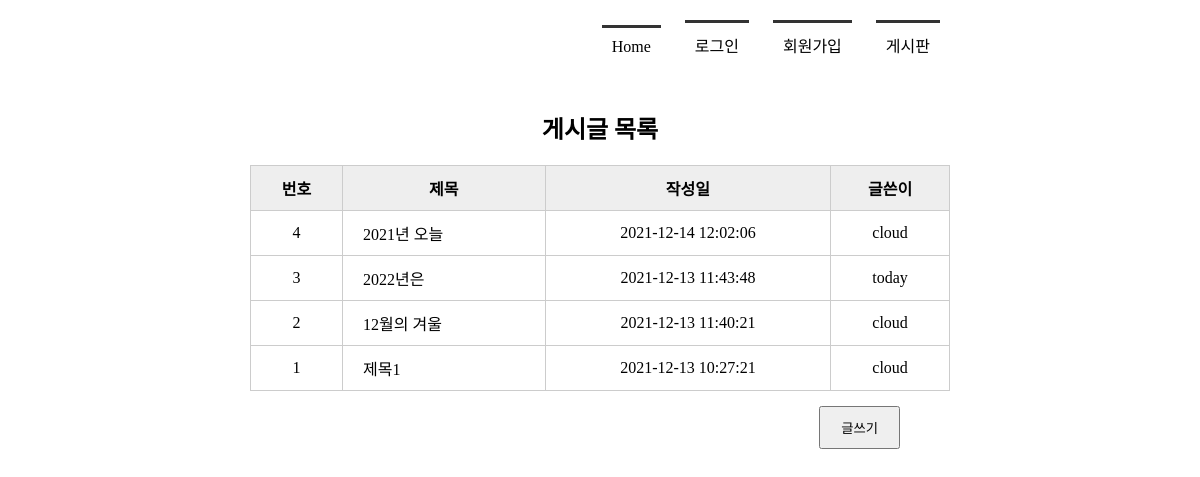
The app's page /boardlist/, older data.
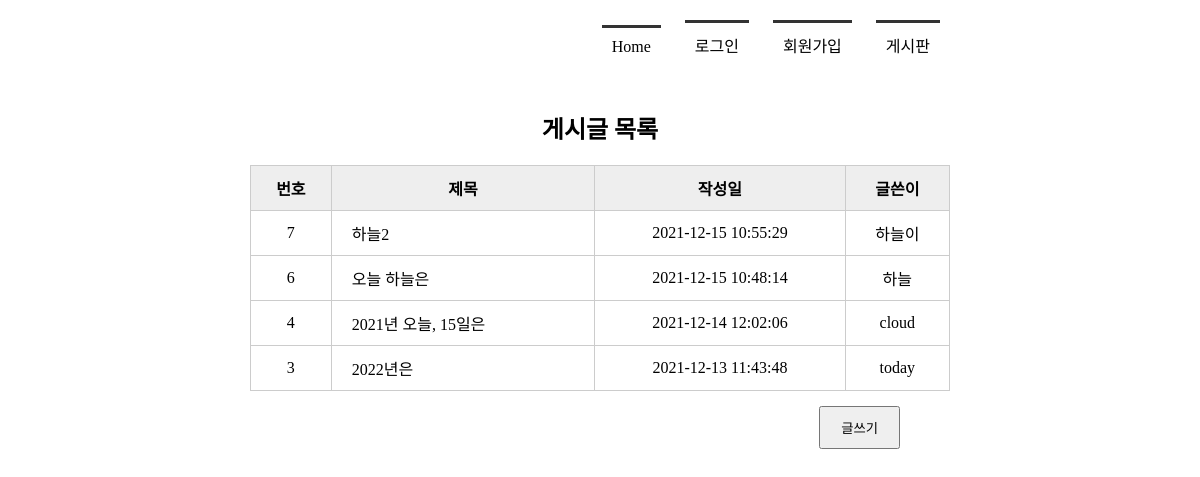
The same page, newer data.
### tables this page shows
CREATE TABLE board(
        bno INTEGER PRIMARY KEY AUTOINCREMENT,
        title TEXT NOT NULL,
        content TEXT NOT NULL,
        create_date TIMESTAMP DATE DEFAULT (datetime('now', 'localtime')),
        mid CHAR(5) NOT NULL,
        FOREIGN KEY(mid) REFERENCES member(mid)
    );

### app.py (the view)
@app.route('/boardlist/')
def boardlist():
    conn = getconn()
    cur = conn.cursor()
    sql = "SELECT * FROM board ORDER BY bno DESC"
    cur.execute(sql)
    rs = cur.fetchall()
    conn.close()
    return render_template('boardlist.html', rs=rs)

### app.py (called while the page is built)
def getconn():
    conn = sqlite3.connect('./memberdb.db')
    return conn

### templates/boardlist.html (shortened to what this page needs)
<!DOCTYPE html>
<html lang="ko">
<head>
    <link rel="stylesheet" href="{{ url_for('static', filename='css/style.css') }}">
</head>
<body>
    <div id="container">
        {% include 'navbar.html' %}
        <section>
            <h1>게시글 목록</h1>
            <table class="tbl_bo_list">
                <tr>
                    <th>번호</th>
                    <th>제목</th>
                    <th>작성일</th>
                    <th>글쓴이</th>
                </tr>
                {% for i in rs %}
                <tr>
                    <td>{{ i[0] }}</td>
                    <td><a href="{{ url_for('board_view', bno=i[0]) }}">{{ i[1] }}</a></td>
                    <td>{{ i[3] }}</td>
                    <td>{{ i[4] }}</td>
                </tr>
                {% endfor %}
            </table>
            <div class="btn_write">
                <input type="button" value="글쓰기" onclick="goWrite()">
            </div>
        </section>
    </div>
</body>
</html>

### templates/navbar.html
<header>
    <nav>
       <ul>
           {% if session %}
           <li><a href="{{ url_for('index') }}">Home</a></li>
           <li><a href="{{ url_for('logout') }}">({{ session['userName'] }}님)로그아웃</a></li>
           <li><a href="{{ url_for('memberlist') }}">회원목록</a></li>
           <li><a href="{{ url_for('boardlist') }}">게시판</a></li>
           {% else %}
           <li><a href="{{ url_for('index') }}">Home</a></li>
           <li><a href="{{ url_for('login') }}">로그인</a></li>
           <li><a href="{{ url_for('register') }}">회원가입</a></li>
           <li><a href="{{ url_for('boardlist') }}">게시판</a></li>
           {% endif %}
       </ul>
    </nav>
</header>

### static/css/style.css (style rules this page uses)
* { margin: 0; padding: 0 }
#container { width: 1000px; margin: 10px auto; }
header { height: 100px; }
nav ul { list-style: none; text-align: right; margin-right: 150px }
nav ul li { display: inline-block; margin: 10px; border-top: 3px solid #333; padding: 10px; }
nav ul li a { text-decoration: none; color: #000 }
section { text-align: center }
section table { width: 600px; margin: 0 auto; border-collapse: collapse; }
section h1 { margin-bottom: 20px; }
section table, th, td { border: 1px solid #ccc; padding: 10px; }
section table th { background-color: #eee; }
section table a { color: #000; }
section .tbl_bo_list { width: 700px; margin:0 auto; }
section .tbl_bo_list tr td:nth-child(2) { text-align: left; padding-left: 20px; }
section .tbl_bo_list a { text-decoration: none; color:#000; }
section .btn_write { text-align: right; margin: 15px 200px; }
section .btn_write input { padding: 10px 20px; }

Row changes from the older to the newer data that the page shows:
removed board: bno "2", title "12월의 겨울", create_date "2021-12-13 11:40:21", mid "cloud"
removed board: bno "1", title "제목1", create_date "2021-12-13 10:27:21", mid "cloud"
added board: bno "7", title "하늘2", create_date "2021-12-15 10:55:29", mid "하늘이"
added board: bno "6", title "오늘 하늘은", create_date "2021-12-15 10:48:14", mid "하늘"
changed board "cloud": title "2021년 오늘" → "2021년 오늘, 15일은"
